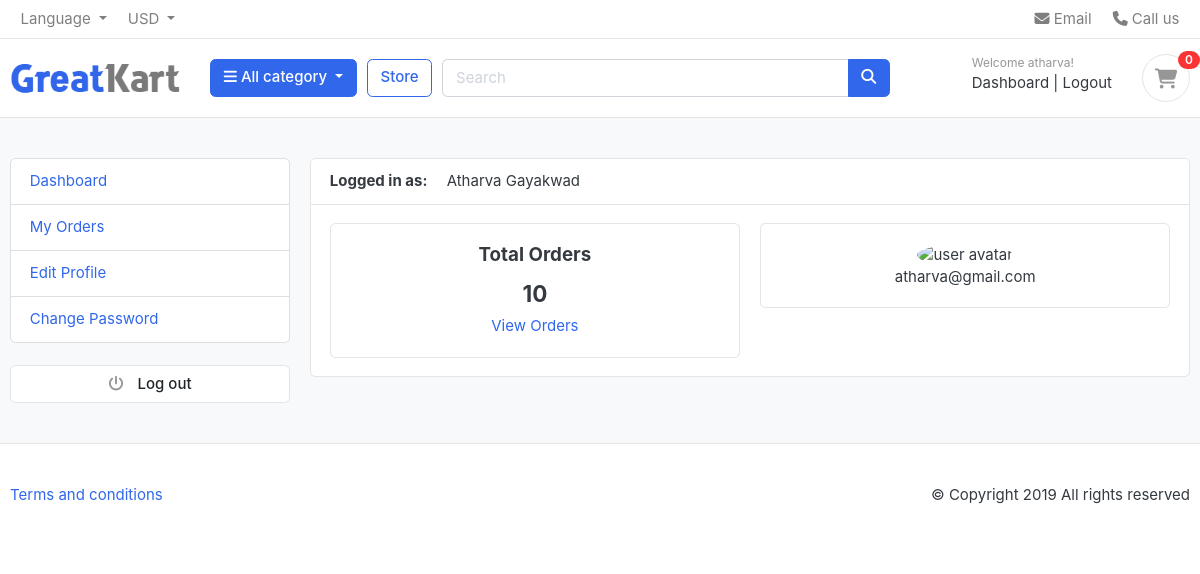
Screenshot of /accounts/dashboard/ (signed in) with the database file from the repository.
### accounts/models.py (models this page shows, shortened)
class Account(AbstractUser):
    first_name = models.CharField(max_length=50)
    last_name = models.CharField(max_length=50)
    username = models.CharField(max_length=100, unique=True)
    email = models.EmailField(max_length=200, unique=True)
    phone_number = models.CharField(max_length=12)
    date_joined = models.DateTimeField(auto_now_add=True)
    last_login = models.DateTimeField(auto_now_add=True)
    is_admin = models.BooleanField(default=False)
    is_staff = models.BooleanField(default=False)
    is_active = models.BooleanField(default=False)
    is_superadmin = models.BooleanField(default=False)
    USERNAME_FIELD = 'email'
    objects = MyAccountManager()
    REQUIRED_FIELDS = ['username', 'first_name', 'last_name', ]

### accounts/views.py (the view)
# urls.py: path('dashboard/', views.dashboard, name='dashboard'),
@login_required(login_url='login')
def dashboard(request):
    orders = OrderModel.objects.order_by(
        '-created_at').filter(user_id=request.user.id, is_ordered=True)
    orders_count = orders.count()
    context = {'orders': orders, 'orders_count': orders_count}
    return render(request, 'accounts/dashboard.html', context)

### cart/context_processors.py (called while the page is built)
def counter(request):
    cart_count = 0
    try:
        cart = CartModel.objects.filter(cart_id=_cart_id(request))
        if request.user.is_authenticated:
            cart_items= CartItemModel.objects.all().filter(user=request.user)
        else:
            cart_items= CartItemModel.objects.filter(cart=cart[:1])
        for cart_item in cart_items:
            cart_count += cart_item.quantity
    except CartModel.DoesNotExist:
            cart_count = 0
    return dict(cart_count=cart_count)

### cart/views.py (called while the page is built)
def _cart_id(request):
    cart_id = request.session.session_key
    if not cart_id:
        cart_id = request.session.create()
    return cart_id

### category/context_processors.py (called while the page is built)
def menu_links(request):
    links = CategoryModel.objects.all() # get all categories from model
    return dict(links=links)

### category/models.py (called while the page is built)
    def get_url(self):
        return reverse('products-by-category', args=[self.slug])

### templates/accounts/dashboard.html (shortened to what this page needs)
{% extends 'base.html' %}
{% block content %}
<section class="section-conten padding-y bg">
    <div class="container">
        <div class="row">
        {% include 'includes/dashboard_sidebar.html' %}
        <main class="col-md-9">
            <article class="card">
            <header class="card-header">
                <strong class="d-inline-block mr-3">Logged in as: </strong>
                <span>{{user.first_name | capfirst}} {{user.last_name | capfirst}}</span>
            </header>
            <div class="card-body">
                <div class="row">
                   <div class="col-md-6">
                       <div class="card" style="text-align:center;">
                           <div class="card-body">
                               <h5 class="card-title">Total Orders</h5>
                                <h4>{{orders_count}}</h4>
                                <a href="">View Orders</a>
                            </div>
                       </div>
                   </div>
                   <div class="col-md-6">
                    <div class="card" style="text-align:center;">
                        <div class="card-body">
                            <img src="https://www.w3schools.com/howto/img_avatar.png" alt="user avatar" width="50" height="50" style="border-radius: 50%" />
                            <p class="mb-0">{{user.email}}</p>
                         </div>
                    </div>
                </div>
                </div>
            </div>
            </article>
        </main>
    </div>
    </div>
    </section>
    {% endblock %}

### templates/includes/navbar.html (shortened to what this page needs)
{% load static %}
<nav class="navbar p-md-0 navbar-expand-sm navbar-light border-bottom">
    <div class="container">
      <div class="collapse navbar-collapse" id="navbarTop4">
        <ul class="navbar-nav mr-auto">
          <li class="nav-item dropdown">
            <a
              href="#"
              class="nav-link dropdown-toggle"
              data-toggle="dropdown"
            >
              Language
            </a>
          </li>
          <li class="nav-item dropdown">
            <a
              href="#"
              class="nav-link dropdown-toggle"
              data-toggle="dropdown"
            >
              USD
            </a>
          </li>
        </ul>
        <ul class="navbar-nav">
          <li>
            <a href="#" class="nav-link">
              <i class="fa fa-envelope"></i> Email
            </a>
          </li>
          <li>
            <a href="#" class="nav-link">
              <i class="fa fa-phone"></i> Call us
            </a>
          </li>
        </ul>
      </div>
    </div>
  </nav>
  <header class="section-header">
    <section class="header-main border-bottom">
      <div class="container">
        <div class="row align-items-center">
          <div class="col-lg-2 col-md-3 col-6">
            <a href="{% url 'home'  %}" class="brand-wrap">
              <img class="logo" src="{% static './images/logo.png' %}" />
            </a>
          </div>
          <div class="col-lg col-sm col-md col-6 flex-grow-0">
            <div class="category-wrap dropdown d-inline-block float-right">
              <button
                type="button"
                class="btn btn-primary dropdown-toggle"
                data-toggle="dropdown"
              >
                <i class="fa fa-bars"></i> All category
              </button>
            </div>
          </div>
          <a href="{% url 'store' %}" class="btn btn-outline-primary">Store</a>
          <div class="col-lg col-md-6 col-sm-12 col">
            <form action="{% url 'search' %}" class="search" method="GET">
              <div class="input-group w-100">
                <input
                  type="text"
                  class="form-control"
                  style="width: 60%"
                  placeholder="Search"
                  name="keyword"
                />
                <div class="input-group-append">
                  <button class="btn btn-primary" type="submit">
                    <i class="fa fa-search"></i>
                  </button>
                </div>
              </div>
            </form>
          </div>
          <div class="col-lg-3 col-sm-6 col-8 order-2 order-lg-3">
            <div class="d-flex justify-content-end mb-3 mb-lg-0">
              {% if user.id is None %}
              <div class="widget-header">
                <small class="title text-muted">Welcome guest!</small>
                <div>
                  <a href="{% url 'login' %}">Login</a>
                  <span class="dark-transp"> | </span>
                  <a href="{% url 'register' %}"> Register</a>
                </div>
              </div>
              {% else %}
              <div class="widget-header">
                <small class="title text-muted">Welcome {{user.first_name}}!</small></small>
                <div>
                  <a href="{% url 'dashboard' %}">Dashboard</a>
                  <span class="dark-transp"> | </span>
                  <a href="{% url 'logout' %}"> Logout</a>
                </div>
              </div>
              {% endif %}
              <a href="{% url 'cart' %}" class="widget-header pl-3 ml-3">
                <div class="icon icon-sm rounded-circle border">
                  <i class="fa fa-shopping-cart"></i>
                </div>
                <span class="badge badge-pill badge-danger notify">{{cart_count}}</span>
              </a>
            </div>
          </div>
        </div>
      </div>
    </section>
  </header>

### static/css/ui.css (style rules this page uses)
html { font-family: "Inter", sans-serif; font-size: 15px; }
.icon-xs, .icon-sm, .icon-md, .icon-lg { display: inline-block; text-align: center; flex-shrink: 0; flex-grow: 0; }
.icon-sm { width: 48px; height: 48px; line-height: 48px !important; font-size: 20px; }
.padding-y { padding-top: 40px; padding-bottom: 40px; }
article:after, .form-group:after { display: block; clear: both; content: ""; }
.bg { background-color: #f8f9fa; }
.header-main { position: relative; padding-top: 1rem; padding-bottom: 1rem; }
.brand-wrap .logo, .navbar-brand .logo { margin-right: 7px; max-height: 42px; display: inline-block; }
.widget-header { display: inline-block; vertical-align: middle; position: relative; }
.widget-header a { color: #343a40; }
.widget-header i { color: #969696; }
.widget-header .title { display: block; }
.widget-header .notify { position: absolute; top: -3px; right: -10px; }
.notify { position: absolute; top: -4px; right: -10px; display: inline-block; padding: 0.25em 0.6em; font-size: 12px; line-height: 1; text-align: center; border-radius: 3rem; color: #fff; background-color: #fa3434; }

### rows the page displays
Account: first_name "atharva", first_name "Atharva", last_name "Gayakwad", email "atharva@gmail.com"

### other values shown
{{ cart_count }} "0"
{{ orders_count }} "10"
